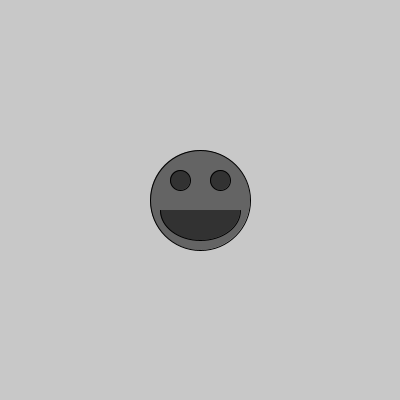
Frame 1 (no input)
Frame 60 (the mouse pressed at the canvas centre just before this capture): identical to frame 1, image omitted
Frame 120 (the mouse held since frame 60 and released just before this capture): identical to frame 1, image omitted

The Processing sketch that drew this single still picture (run headless with seeded random() and noise(); from frame 60 on, the mouse is pressed at the canvas centre):

// Processing sketch: processing_101198
// ── processing_101198.pde

// Learning Processing Ex. 3-2

void setup() {
  println("Thanks, Shiffman.");
  size(400, 400);
}

void draw() {
  background(200);
  fill(100);
  ellipse(200, 200, 100, 100);
  fill(50);
  ellipse(180, 180, 20, 20);
  ellipse(220, 180, 20, 20);
  arc(200, 210, 80, 60, 0, PI);
}
